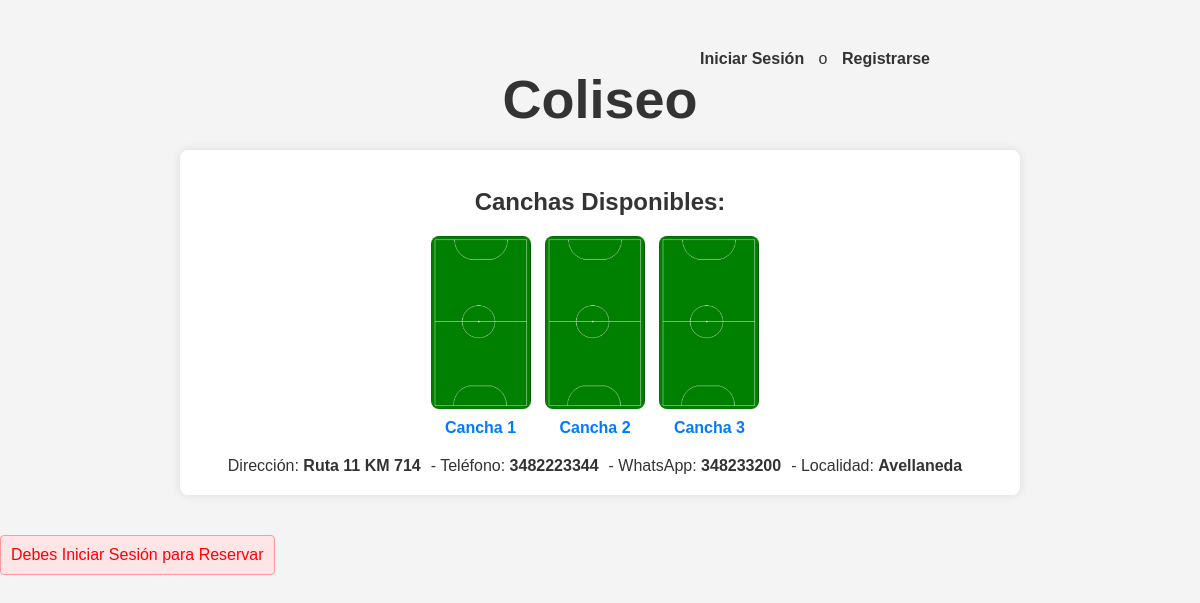
The page / on the database its author committed.
### tables this page shows
CREATE TABLE `negocio` (
  `id` int(11) NOT NULL,
  `nombre` varchar(255) NOT NULL,
  `direccion` varchar(255) NOT NULL,
  `telefono` varchar(20) NOT NULL,
  `whatsapp` varchar(20) NOT NULL,
  `localidad` varchar(100) NOT NULL
);

CREATE TABLE `canchas` (
  `id` int(11) NOT NULL,
  `nombre` varchar(255) NOT NULL,
  `disponible` tinyint(1) DEFAULT '1'
);

### index.php (the view, shortened to what this page needs)
<?php
require_once 'config.php';
$sql = "SELECT * FROM negocio";
$result = $conn->query($sql);
if ($result->num_rows > 0) {
    $negocio = $result->fetch_assoc();
} else {
    $negocio = null;
}
class Cancha {
    public function __construct($id, $nombre, $imagen) {
        $this->id = $id;
        $this->nombre = $nombre;
        $this->imagen = $imagen;
    }
}
$sql = "SELECT * FROM canchas";
$result = $conn->query($sql);
if ($result->num_rows > 0) {
    $canchas = array();
    while ($row = $result->fetch_assoc()) {
        $cancha = new Cancha($row['id'], $row['nombre'], 'canchasf5.png');
        $canchas[] = $cancha;
    }
?>
<!DOCTYPE html>
<html lang='es'>
<head>
    <link rel='stylesheet' href='estilos.css'>
</head>
<body>
    <?php if (isset($_SESSION['usuario'])) : ?>
        <div class="usuario-info hidden" id="menuUsuario">
            <p onclick="toggleMenu()">Bienvenido, <strong><?php echo $datosUsuario['nombre']; ?></strong> &#9660;</p>
            <div class="menu-desplegable" id="menuDesplegable">
                <a href="admin/index.php">Administrar</a>
                <a href="modificar_datos_usuario.php">Usuario</a>
                <a href="logout.php">Cerrar Sesión</a>
            </div>
        </div>
    <?php else : ?>
        <div class="menu-no-sesion">
            <a href="login.php">Iniciar Sesión</a>
            <span> o </span>
            <a href="registrar.php">Registrarse</a>
        </div>
    <?php endif; ?>
<p class="nombre-negocio"><strong><?php echo $negocio['nombre']; ?></strong></p>
    <div class='container'>
<br>
        <h2>Canchas Disponibles:</h2>
        <?php foreach ($canchas as $cancha) : ?>
            <div class='cancha'>
                <a href='reservar.php?id=<?= $cancha->id ?>'>
                    <img src='<?= $cancha->imagen ?>' alt='<?= $cancha->nombre ?>'>
                    <p><?= $cancha->nombre ?></p>
                </a>
            </div>
        <?php endforeach; ?>
<br>
<div>
<?php if ($negocio !== null) : ?>
            <div class="datos-negocio">
                <p>Dirección: <strong><?php echo $negocio['direccion']; ?></strong></p>
                <p>- Teléfono: <strong><?php echo $negocio['telefono']; ?></strong></p>
                <p>- WhatsApp: <strong><?php echo $negocio['whatsapp']; ?></strong></p>
                <p>- Localidad: <strong><?php echo $negocio['localidad']; ?></strong></p>
            </div>
        <?php else : ?>
            <p>No hay datos de negocio disponibles en este momento.</p>
        <?php endif; ?>
</div>
        </div>
        <div>
        <p class='mensaje'>Debes Iniciar Sesión para Reservar</p>
        </div>
    </body>
</html>
<?php
} else {
    echo "<p>No hay canchas disponibles en este momento.</p>";
}
?>

### estilos.css (style rules this page uses)
body, h1, h2, p, ul, li, form, input, select, table { margin: 0; padding: 0; }
body { font-family: 'Arial', sans-serif; background-color: #f8f8f8; color: #333; }
.container { width: 100%; max-width: 1200px; margin: 0 auto; padding: 20px; text-align: left; }
h1, h2, h3 { color: #0066cc; margin-bottom: 20px; }
a { color: #0066cc; }
.cancha { display: inline-block; margin-right: 10px; }
.cancha img { width: 100px; height: auto; display: block; margin: 0 auto; }

### index.php (style rules this page uses)
body { font-family: 'Arial', sans-serif; background-color: #f4f4f4; margin: 0; padding: 0; }
.container { max-width: 800px; margin: 20px auto; background-color: #fff; padding: 20px; border-radius: 8px; box-shadow: 0 0 10px rgba(0, 0, 0, 0.1); text-align: center; }
h2 { color: #333; }
.cancha { margin-bottom: 20px; }
.cancha img { max-width: 100%; height: auto; border-radius: 8px; }
.cancha p { margin-top: 10px; text-align: center; }
a { color: #007bff; text-decoration: none; font-weight: bold; }
.mensaje { color: #ff0000; margin-top: 20px; padding: 10px; background-color: #ffe5e5; border: 1px solid #ff9999; border-radius: 4px; display: inline-block; animation: blink 1s infinite; }
.nombre-negocio { font-size: 54px; animation: colorChange 4s infinite; margin: auto; width: fit-content; }
.datos-negocio { display: flex; justify-content: center; align-items: center; }
.datos-negocio p { margin-right: 10px; }
.menu-no-sesion { float: right; margin-top: 50px; margin-right: 260px; position: relative; }
.menu-no-sesion a { margin: 0 10px; color: #333; text-decoration: none; font-weight: bold; }

### rows shown on the page
negocio: nombre "Coliseo", direccion "Ruta 11 KM 714", telefono "3482223344", whatsapp "348233200", localidad "Avellaneda"
canchas: nombre "Cancha 1"
canchas: nombre "Cancha 2"
canchas: nombre "Cancha 3"
